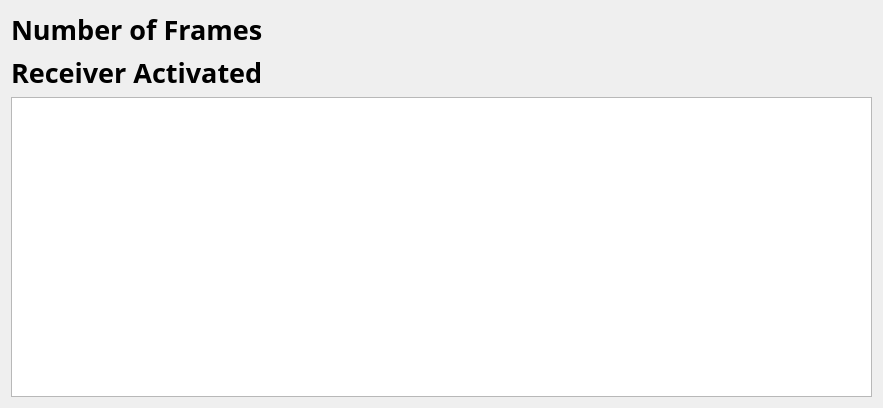
<?xml version="1.0" encoding="UTF-8"?>
<ui version="4.0">
 <class>Form</class>
 <widget class="QWidget" name="Form">
  <property name="geometry">
   <rect>
    <x>0</x>
    <y>0</y>
    <width>883</width>
    <height>408</height>
   </rect>
  </property>
  <property name="windowTitle">
   <string>Form</string>
  </property>
  <layout class="QVBoxLayout" name="verticalLayout_2">
   <item>
    <layout class="QFormLayout" name="formLayout">
     <item row="0" column="0">
      <widget class="QLabel" name="label">
       <property name="font">
        <font>
         <family>MathJax_Main</family>
         <pointsize>20</pointsize>
         <weight>75</weight>
         <bold>true</bold>
        </font>
       </property>
       <property name="text">
        <string>Number of Frames</string>
       </property>
      </widget>
     </item>
     <item row="0" column="1">
      <widget class="PyDMLabel" name="PyDMLabel_2">
       <property name="toolTip">
        <string/>
       </property>
       <property name="channel" stdset="0">
        <string>rogue://0/root.TsDaqDataReceiver.HitCount</string>
       </property>
       <property name="displayFormat" stdset="0">
        <enum>PyDMLabel::Decimal</enum>
       </property>
      </widget>
     </item>
     <item row="1" column="0">
      <widget class="QLabel" name="label_2">
       <property name="font">
        <font>
         <family>MathJax_Main</family>
         <pointsize>20</pointsize>
         <weight>75</weight>
         <bold>true</bold>
        </font>
       </property>
       <property name="text">
        <string>Receiver Activated</string>
       </property>
      </widget>
     </item>
     <item row="1" column="1">
      <widget class="PyDMByteIndicator" name="PyDMByteIndicator">
       <property name="toolTip">
        <string/>
       </property>
       <property name="alarmSensitiveContent" stdset="0">
        <bool>false</bool>
       </property>
       <property name="alarmSensitiveBorder" stdset="0">
        <bool>true</bool>
       </property>
       <property name="PyDMToolTip" stdset="0">
        <string/>
       </property>
       <property name="channel" stdset="0">
        <string>rogue://0/root.TsDaqDataReceiver.Receiving</string>
       </property>
       <property name="showLabels" stdset="0">
        <bool>false</bool>
       </property>
       <property name="bigEndian" stdset="0">
        <bool>false</bool>
       </property>
       <property name="circles" stdset="0">
        <bool>true</bool>
       </property>
       <property name="numBits" stdset="0">
        <number>1</number>
       </property>
       <property name="shift" stdset="0">
        <number>0</number>
       </property>
       <property name="labels" stdset="0">
        <stringlist>
         <string>Bit 0</string>
        </stringlist>
       </property>
      </widget>
     </item>
    </layout>
   </item>
   <item>
    <layout class="QVBoxLayout" name="verticalLayout">
     <item>
      <widget class="PyDMWaveformPlot" name="PyDMWaveformPlot">
       <property name="toolTip">
        <string/>
       </property>
       <property name="showYGrid">
        <bool>false</bool>
       </property>
       <property name="yAxes">
        <stringlist>
         <string>{&quot;name&quot;: &quot;Axis 1&quot;, &quot;orientation&quot;: &quot;left&quot;, &quot;label&quot;: null, &quot;minRange&quot;: -1.16985856, &quot;maxRange&quot;: 1.16985856, &quot;autoRange&quot;: true, &quot;logMode&quot;: false}</string>
        </stringlist>
       </property>
       <property name="title" stdset="0">
        <string>Dummy Histogram</string>
       </property>
       <property name="xLabels">
        <stringlist>
         <string>Channel #</string>
        </stringlist>
       </property>
       <property name="maxRedrawRate" stdset="0">
        <number>100</number>
       </property>
       <property name="curves">
        <stringlist>
         <string>{&quot;y_channel&quot;: &quot;rogue://0/root.TsDaqDataReceiver.DummyData&quot;, &quot;x_channel&quot;: &quot;rogue://0/root.TsDaqDataReceiver.DummyBins&quot;, &quot;plot_style&quot;: null, &quot;name&quot;: &quot;Dummy Data&quot;, &quot;color&quot;: &quot;white&quot;, &quot;lineStyle&quot;: 1, &quot;lineWidth&quot;: 1, &quot;symbol&quot;: null, &quot;symbolSize&quot;: 10, &quot;yAxisName&quot;: &quot;Axis 1&quot;, &quot;barWidth&quot;: null, &quot;upperThreshold&quot;: null, &quot;lowerThreshold&quot;: null, &quot;thresholdColor&quot;: &quot;white&quot;, &quot;redraw_mode&quot;: 2}</string>
        </stringlist>
       </property>
       <property name="autoRangeX">
        <bool>false</bool>
       </property>
       <property name="maxXRange">
        <double>12.000000000000000</double>
       </property>
      </widget>
     </item>
    </layout>
   </item>
  </layout>
 </widget>
 <customwidgets>
  <customwidget>
   <class>PyDMLabel</class>
   <extends>QLabel</extends>
   <header>pydm.widgets.label</header>
  </customwidget>
  <customwidget>
   <class>PyDMWaveformPlot</class>
   <extends>QGraphicsView</extends>
   <header>pydm.widgets.waveformplot</header>
  </customwidget>
  <customwidget>
   <class>PyDMByteIndicator</class>
   <extends>QWidget</extends>
   <header>pydm.widgets.byte</header>
  </customwidget>
 </customwidgets>
 <resources/>
 <connections/>
</ui>
